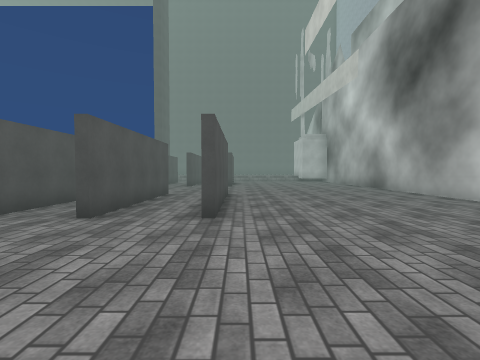
View 1 (above)

22 first-person views from a walk through a 3-D level made in the Unity game engine. The camera is 1.4 m above the floor, tilts 2° down and sees 85° across. The floor is counted in squares, 2 m on a side. Each view is taken from the middle of a square. On the plan, view 1 faces up. The plan holds only what a view shows up to about 9 squares ahead; the rest is blank. The place goes on beyond the plan. Some surface patterns are stand-ins.

View 2
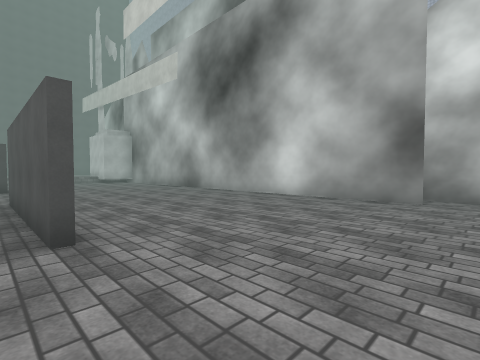

View 3
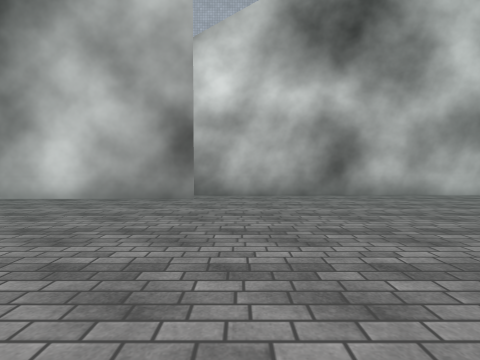

View 4
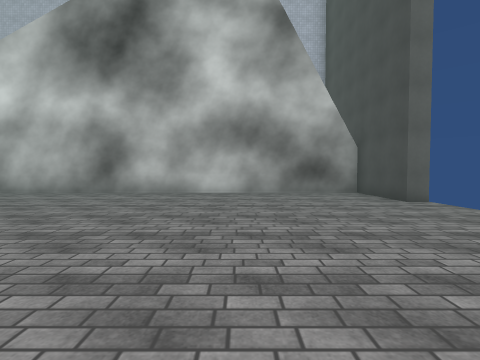

View 5
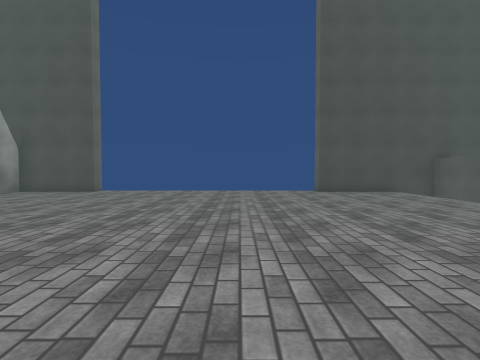

View 6
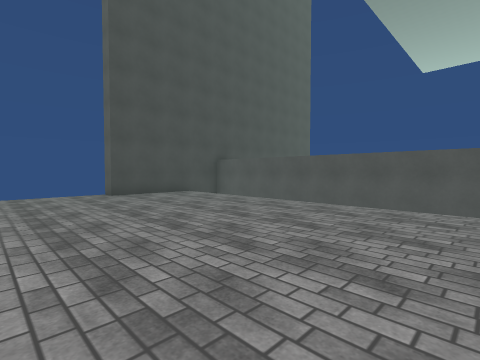

View 7
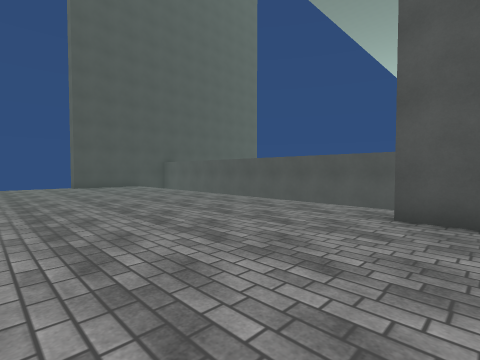

View 8
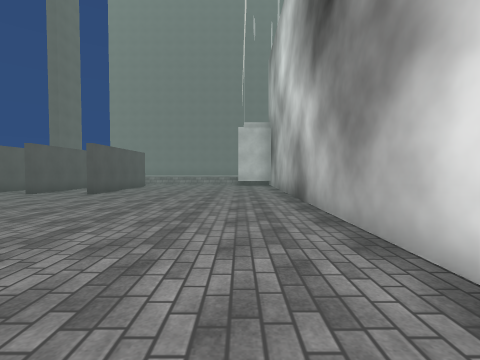

View 9
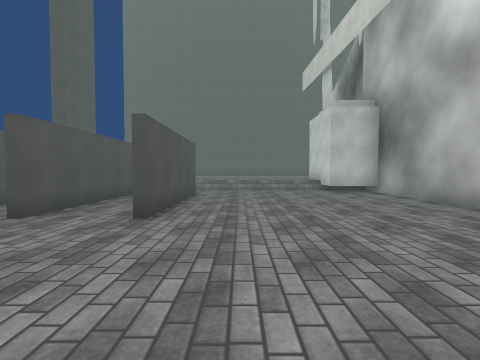

View 10
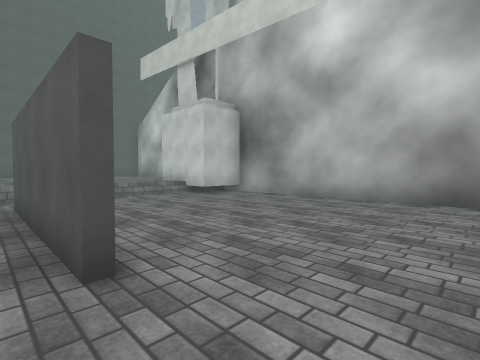

View 11
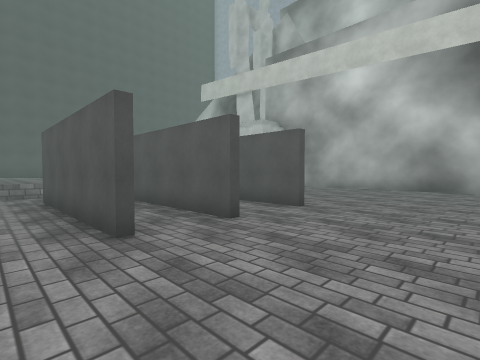

View 12
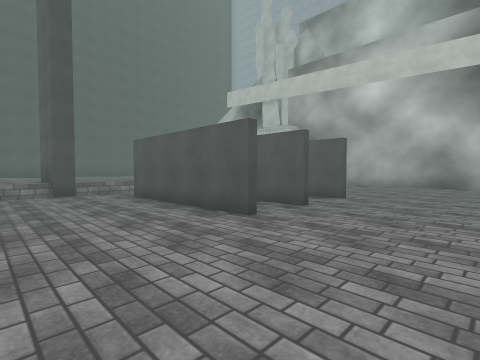

View 13
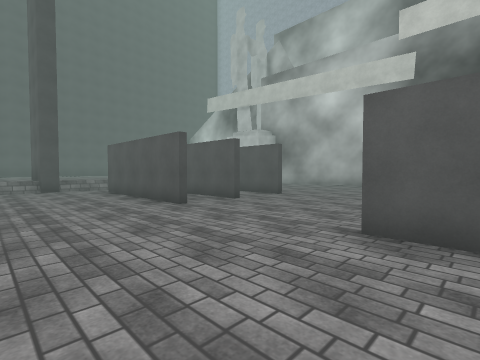

View 14
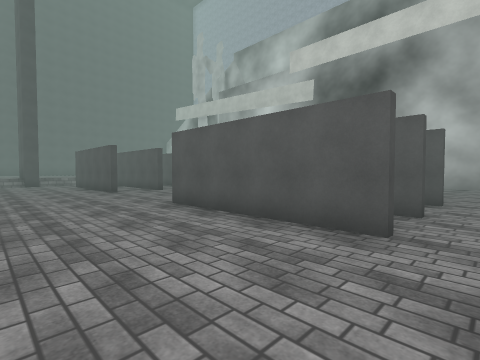

View 15
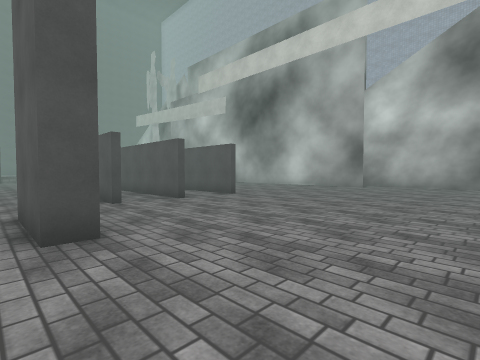

View 16
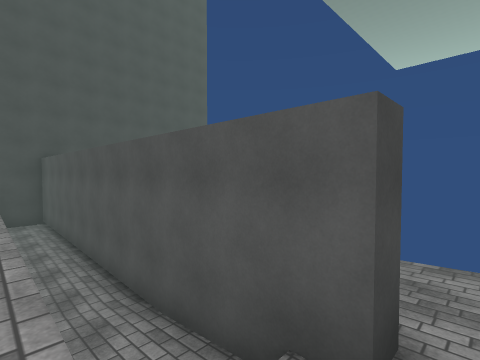

View 17
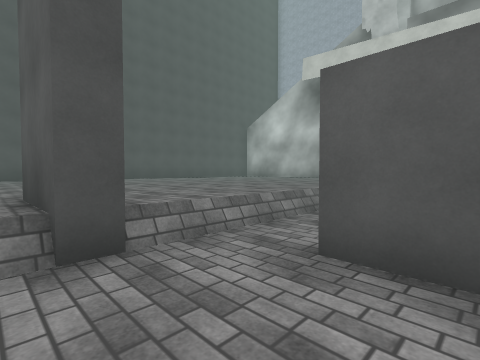

View 18
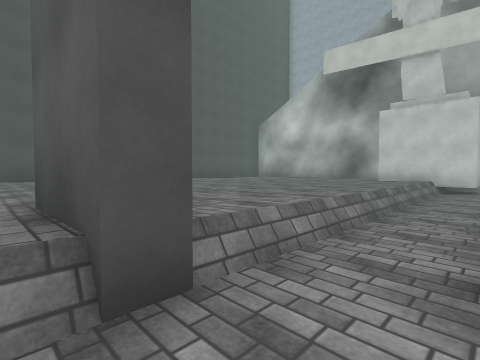

View 19
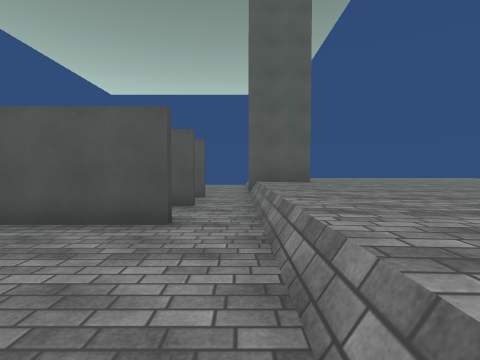

View 20
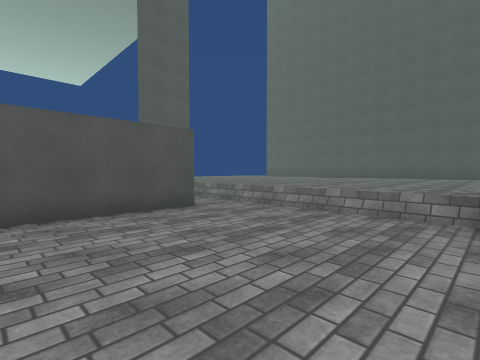

View 21
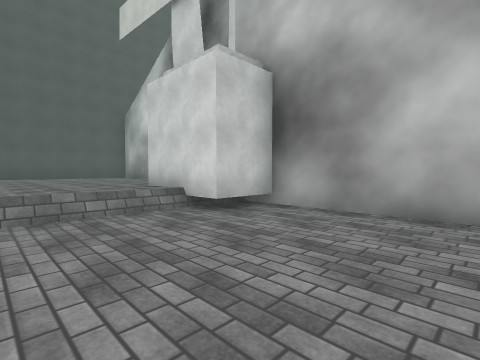

View 22
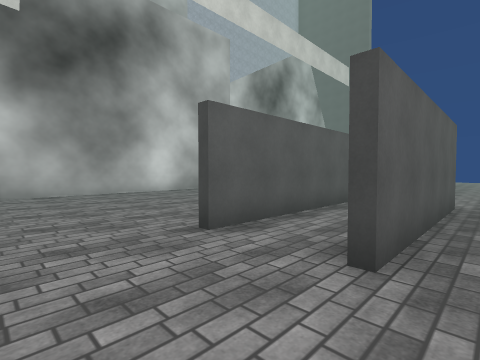

### Floor plan
Key: @ floor where view 1 was taken; # wall or solid block; . floor; ^ raised ledge; v drop or lower ground; O other object.
Columns run from 10 left of view 1 to 6 right of it. Each row starts with its distance up from view 1.
 20     ^^^^^^^^^^^
 19     ^^^^^^^^^^^
 18    ^^^^^^^^^^^^
 17    ...........###
 16    ...#.#.#....OO
 15    ...#.#.#.... #
 14    ...#.#.#.... #
 13    ...#.#.#....#
 12    ...#.#.#....#
 11    ............#
 10    ............#
  9    ............#
  8    ...#.#.#....#
  7    ...#.#.#....#
  6    ...#.#.#....#
  5    ...#.#.#....#
  4    ...#.#.#.... #
  3    ............ #
  2     .#..........#
  1 vvv .#..........#
  0 vv#v......@.....#
 -1   #v............#
 -2   #v............#
 -3   #v............#
 -4   #v............#
 -5   #v............#
 -6   #v............#
 -7   #v............#
 -8   #v............#
 -9   #v............#
-10   #####.......###

Where each view was taken, in squares from view 1:
view 1: 0 up, 0 right, facing up
view 2: 1 up, 1 left, facing up-right
view 3: 1 up, 1 left, facing right
view 4: 6 down, 2 left, facing right
view 5: 1 down, 1 left, facing down
view 6: 2 down, 1 left, facing down-left
view 7: 2 up, 1 left, facing down-left
view 8: 4 up, 4 right, facing up
view 9: 8 up, 1 right, facing up
view 10: 10 up, 1 left, facing up-right
view 11: 9 up, 5 left, facing up-right
view 12: 9 up, 7 left, facing up-right
view 13: 7 up, 7 left, facing up-right
view 14: 3 up, 7 left, facing up-right
view 15: 2 down, 6 left, facing up-right
view 16: 1 up, 6 left, facing down-left
view 17: 15 up, 6 left, facing up-right
view 18: 16 up, 6 left, facing up-right
view 19: 17 up, 3 right, facing left
view 20: 13 up, 4 right, facing up-left
view 21: 13 up, 1 right, facing up-right
view 22: 10 up, 3 left, facing down-right
